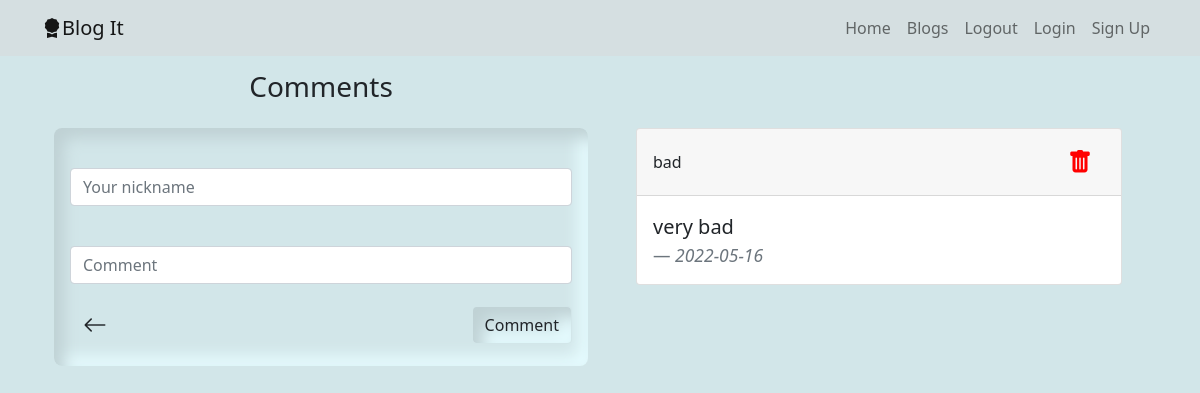
Page /comment/2 (signed in) on the earlier database version.
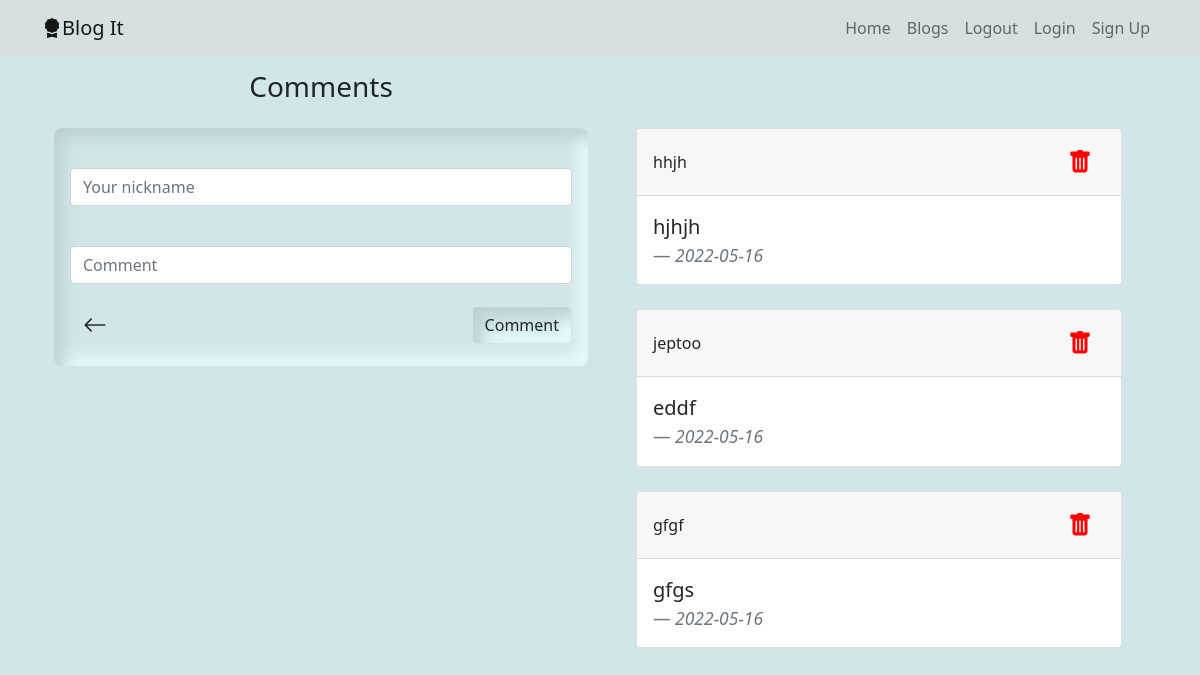
Same page on the later database version.
### app/models.py (models this page shows)
class Comment(db.Model):
    id = db.Column(db.Integer, primary_key=True)
    nickname = db.Column(db.String(500))
    content = db.Column(db.String(500))
    date = db.Column(db.DateTime(timezone=True), default=func.now())
    user_id = db.Column(db.Integer, db.ForeignKey('user.id'))
    blog_id = db.Column(db.Integer, db.ForeignKey('blog.id'))

### app/main/views.py (the view, shortened to what this page needs)
@main.route('/comment/<blog_id>', methods=['POST', 'GET'])
@login_required
def new_comment(blog_id):
    blog = Blog.query.get(blog_id)
    comments = Comment.query.filter_by(blog_id=blog_id).all()
    comment_count = len(comments)
    return render_template('comments.html', comments=comments, blog=blog, comment_count=comment_count)

### app/__init__.py (called while the page is built)
def create_app(config_name):
    app = Flask(__name__)
    app.config['SECRET_KEY'] = 'denno'
    app.config['SQLALCHEMY_DATABASE_URI'] = f'sqlite:///{DB_NAME}'
    db.init_app(app)
    from .auth import auth
    from .main import main
    app.register_blueprint(auth, url_prefix='/')
    app.register_blueprint(main, url_prefix='/')
    from .models import User, Blog, Comment
    create_database(app)
    login_manager = LoginManager()
    login_manager.login_view = 'auth.login'
    login_manager.init_app(app)
    @login_manager.user_loader
    def load_user(id):
        return User.query.get(int(id))
    app.config.from_object(config_options[config_name])
    return app

### app/templates/comments.html (shortened to what this page needs)
{% extends 'base.html'%}
{% from 'comment_display_macro.html' import display_comments%}
{% block content %}
   <div class="container">
        <div class="row">
            <div class="col-md-6">
               <h3 class="b-header">Comments</h3>
                 <form class="blog-form" method="POST">
                      <div class="mb-3">
                        <input type="text" class="form-control" id="nickname" name="nickname" placeholder="Your nickname">
                      </div>
                     <div class="mb-3">
                        <input type="text" class="form-control" id="content" name="content" placeholder="Comment">
                      </div>
                     <div class="footer">
                         <a href="/blogs" class="btn comment-button"><i class="bi bi-arrow-left"></i></a>
                          <button type="submit" class="btn submit1">Comment</button>
                     </div>
                 </form>
            </div>
             <div class="col-md-6">
                <div>{{ display_comments(comments) }}</div>
             </div>
        </div>
   </div>
{% endblock %}

### app/templates/base.html (shortened to what this page needs)
<!DOCTYPE html>
<html lang="en">
<head>
    {% block styles %}
    <link href="https://cdn.jsdelivr.net/npm/bootstrap@5.0.2/dist/css/bootstrap.min.css" rel="stylesheet">
    <link rel="stylesheet" href="https://cdn.jsdelivr.net/npm/bootstrap-icons@1.8.1/font/bootstrap-icons.css">
    <link rel="stylesheet" href="{{ url_for('static', filename='css/styles.css')}}">
    {% endblock %}
</head>
<body>
{% block navbar %}
{% include 'navbar.html' %}
{% endblock %}
<div class="container">
     {% block content %}
     {% endblock %}
</div>
</body>
</html>

### app/templates/comment_display_macro.html (shortened to what this page needs)
{% extends 'base.html' %}
{% macro display_comments(comments) %}
<div class="container user-comments">
    <div class="row">
 <div class="col-md-12">
                {% if comments %}
                    {% for comment in comments %}
                <div class="card b-card">
                    <div class="card-header footer">
                        {{comment.nickname}}
                        <a href="/remove/{{comment.id}}"><button class="btn comment-button red"><i class="bi bi-trash-fill"></i></button></a>
                     </div>
                    <div class="card-body">
                        <div>
                            <blockquote class="blockquote mb-0">
                                <p>{{comment.content}}</p>
                                 <footer class="blockquote-footer"><cite title="Source Title">{{comment.date.strftime('%Y-%m-%d')}}</cite></footer>
                            </blockquote>
                        </div>
                    </div>
                </div>
                 {% endfor %}
                     {% endif %}
            </div>
    </div>
</div>
{% endmacro %}

### app/templates/navbar.html (shortened to what this page needs)
<nav class="navbar navbar-expand-lg navbar-light">
    <div class="container">
      <a class="navbar-brand" href="#"><i class="bi bi-award-fill"></i>Blog It</a>
      <div class="collapse navbar-collapse" id="navbarNav">
        <ul class="navbar-nav ms-auto">
            <li class="nav-item">
            <a class="nav-link"  href="/">Home</a>
          </li>
             <li class="nav-item">
            <a class="nav-link"  href="/blogs">Blogs</a>
          </li>
            <li class="nav-item">
            <a class="nav-link" href="/logout">Logout</a>
          </li>
          <li class="nav-item">
            <a class="nav-link"  href="/login">Login</a>
          </li>
          <li class="nav-item">
            <a class="nav-link" href="/signup">Sign Up</a>
          </li>
        </ul>
      </div>
    </div>
  </nav>

### app/static/css/styles.css (style rules this page uses)
body { background: #d2e6e9; }
.blog-form { margin-top: 1.5em; padding: 1em; background: #d2e6e9; border-radius: 0.5em; box-shadow: inset 9.91px 9.91px 15px #BFD1D4, inset -9.91px -9.91px 15px #E5FBFE; }
.submit1 { background: #d2e6e9; border-radius: 0.3em; box-shadow: inset 9.91px 9.91px 15px #BFD1D4, inset -9.91px -9.91px 15px #E5FBFE; }
.b-header { text-align: center; margin-top: 0.5em; margin-bottom: 0.5em; }
.b-card { margin-bottom: 1.5em; }
.footer { display: flex; justify-content: space-between; align-items: center; }
.comment-button,.comment-button1 { font-size: x-large; }
.red { color: red; }
.user-comments { margin-top: 4.5em; }

Differences in the rows shown:
changed Comment: nickname "bad" → "hhjh"; content "very bad" → "hjhjh"
added Comment: nickname "jeptoo", content "eddf", date "2022-05-16"
added Comment: nickname "gfgf", content "gfgs", date "2022-05-16"
